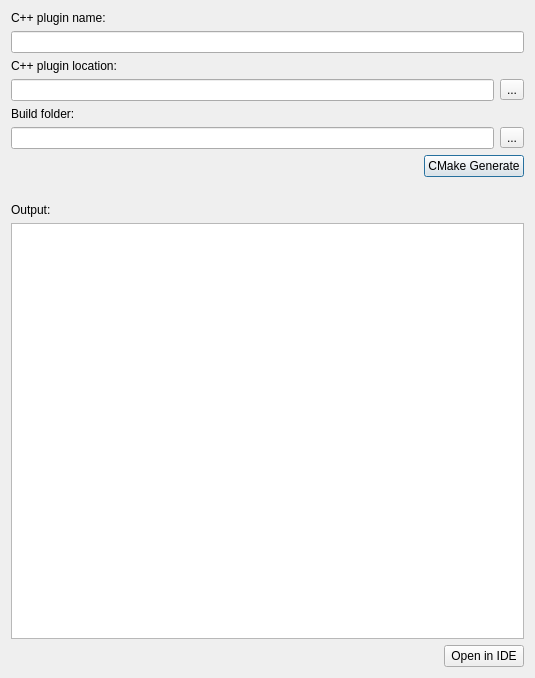
<?xml version="1.0" encoding="UTF-8"?>
<ui version="4.0">
 <class>plQtCppProjectDlg</class>
 <widget class="QDialog" name="plQtCppProjectDlg">
  <property name="geometry">
   <rect>
    <x>0</x>
    <y>0</y>
    <width>535</width>
    <height>678</height>
   </rect>
  </property>
  <property name="windowTitle">
   <string>Setup C++ Plugin</string>
  </property>
  <property name="windowIcon">
   <iconset resource="../QtResources/resources.qrc">
    <normaloff>:/EditorFramework/Icons/VisualStudio.svg</normaloff>:/EditorFramework/Icons/VisualStudio.svg</iconset>
  </property>
  <layout class="QVBoxLayout" name="verticalLayout">
   <item>
    <widget class="QLabel" name="label_4">
     <property name="text">
      <string>C++ plugin name:</string>
     </property>
    </widget>
   </item>
   <item>
    <widget class="QLineEdit" name="PluginName">
     <property name="readOnly">
      <bool>false</bool>
     </property>
    </widget>
   </item>
   <item>
    <widget class="QLabel" name="label">
     <property name="text">
      <string>C++ plugin location:</string>
     </property>
    </widget>
   </item>
   <item>
    <layout class="QHBoxLayout" name="horizontalLayout_3">
     <item>
      <widget class="QLineEdit" name="PluginLocation">
       <property name="readOnly">
        <bool>true</bool>
       </property>
      </widget>
     </item>
     <item>
      <widget class="QToolButton" name="OpenPluginLocation">
       <property name="toolTip">
        <string>Open folder in explorer.</string>
       </property>
       <property name="text">
        <string>...</string>
       </property>
       <property name="icon">
        <iconset resource="../../../Tools/Libs/GuiFoundation/QtResources/resources.qrc">
         <normaloff>:/GuiFoundation/Icons/OpenFolder.svg</normaloff>:/GuiFoundation/Icons/OpenFolder.svg</iconset>
       </property>
      </widget>
     </item>
    </layout>
   </item>
   <item>
    <widget class="QLabel" name="label_2">
     <property name="text">
      <string>Build folder:</string>
     </property>
    </widget>
   </item>
   <item>
    <layout class="QHBoxLayout" name="horizontalLayout_4">
     <item>
      <widget class="QLineEdit" name="BuildFolder">
       <property name="readOnly">
        <bool>true</bool>
       </property>
      </widget>
     </item>
     <item>
      <widget class="QToolButton" name="OpenBuildFolder">
       <property name="toolTip">
        <string>Open folder in explorer.</string>
       </property>
       <property name="text">
        <string>...</string>
       </property>
       <property name="icon">
        <iconset resource="../../../Tools/Libs/GuiFoundation/QtResources/resources.qrc">
         <normaloff>:/GuiFoundation/Icons/OpenFolder.svg</normaloff>:/GuiFoundation/Icons/OpenFolder.svg</iconset>
       </property>
      </widget>
     </item>
    </layout>
   </item>
   <item>
    <layout class="QHBoxLayout" name="horizontalLayout">
     <item>
      <spacer name="horizontalSpacer_3">
       <property name="orientation">
        <enum>Qt::Horizontal</enum>
       </property>
       <property name="sizeHint" stdset="0">
        <size>
         <width>40</width>
         <height>20</height>
        </size>
       </property>
      </spacer>
     </item>
     <item>
      <widget class="QPushButton" name="GenerateSolution">
       <property name="text">
        <string>CMake Generate</string>
       </property>
      </widget>
     </item>
    </layout>
   </item>
   <item>
    <layout class="QHBoxLayout" name="horizontalLayout_2">
     <item>
      <widget class="QLabel" name="ErrorText">
       <property name="text">
        <string/>
       </property>
       <property name="wordWrap">
        <bool>true</bool>
       </property>
      </widget>
     </item>
    </layout>
   </item>
   <item>
    <widget class="QLabel" name="label_3">
     <property name="text">
      <string>Output:</string>
     </property>
    </widget>
   </item>
   <item>
    <widget class="QTextEdit" name="OutputLog">
     <property name="undoRedoEnabled">
      <bool>false</bool>
     </property>
     <property name="lineWrapMode">
      <enum>QTextEdit::NoWrap</enum>
     </property>
     <property name="readOnly">
      <bool>true</bool>
     </property>
    </widget>
   </item>
   <item>
    <layout class="QHBoxLayout" name="horizontalLayout_5">
     <item>
      <spacer name="horizontalSpacer_4">
       <property name="orientation">
        <enum>Qt::Horizontal</enum>
       </property>
       <property name="sizeHint" stdset="0">
        <size>
         <width>40</width>
         <height>20</height>
        </size>
       </property>
      </spacer>
     </item>
     <item>
      <widget class="QPushButton" name="OpenSolution">
       <property name="text">
        <string>Open in IDE</string>
       </property>
      </widget>
     </item>
    </layout>
   </item>
  </layout>
 </widget>
 <resources>
  <include location="../../../Tools/Libs/GuiFoundation/QtResources/resources.qrc"/>
  <include location="../QtResources/resources.qrc"/>
 </resources>
 <connections/>
</ui>
